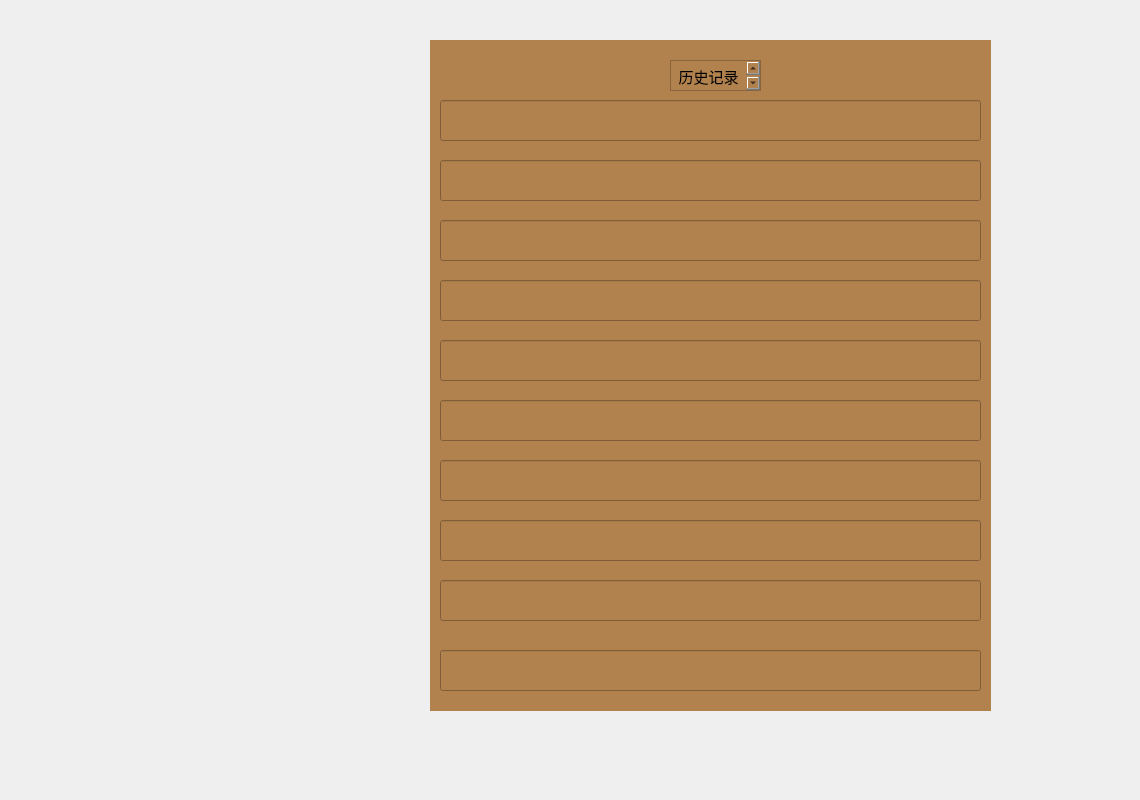
<?xml version="1.0" encoding="UTF-8"?>
<ui version="4.0">
 <class>Record</class>
 <widget class="QWidget" name="Record">
  <property name="geometry">
   <rect>
    <x>0</x>
    <y>0</y>
    <width>1140</width>
    <height>800</height>
   </rect>
  </property>
  <property name="windowTitle">
   <string>Form</string>
  </property>
  <widget class="QPushButton" name="backHome2">
   <property name="geometry">
    <rect>
     <x>50</x>
     <y>660</y>
     <width>101</width>
     <height>101</height>
    </rect>
   </property>
   <property name="styleSheet">
    <string notr="true">background:transparent</string>
   </property>
   <property name="text">
    <string/>
   </property>
   <property name="icon">
    <iconset resource="background.qrc">
     <normaloff>:/InGame/menu.png</normaloff>:/InGame/menu.png</iconset>
   </property>
   <property name="iconSize">
    <size>
     <width>100</width>
     <height>100</height>
    </size>
   </property>
   <property name="flat">
    <bool>true</bool>
   </property>
  </widget>
  <widget class="QWidget" name="widget" native="true">
   <property name="geometry">
    <rect>
     <x>430</x>
     <y>40</y>
     <width>561</width>
     <height>671</height>
    </rect>
   </property>
   <property name="styleSheet">
    <string notr="true">background-color:rgb(178,130,78)</string>
   </property>
   <widget class="QLineEdit" name="Record1">
    <property name="geometry">
     <rect>
      <x>10</x>
      <y>60</y>
      <width>541</width>
      <height>41</height>
     </rect>
    </property>
    <property name="styleSheet">
     <string notr="true">background-color:rgb(178,130,78)</string>
    </property>
   </widget>
   <widget class="QLineEdit" name="Record2">
    <property name="geometry">
     <rect>
      <x>10</x>
      <y>120</y>
      <width>541</width>
      <height>41</height>
     </rect>
    </property>
   </widget>
   <widget class="QLineEdit" name="Record3">
    <property name="geometry">
     <rect>
      <x>10</x>
      <y>180</y>
      <width>541</width>
      <height>41</height>
     </rect>
    </property>
   </widget>
   <widget class="QLineEdit" name="Record4">
    <property name="geometry">
     <rect>
      <x>10</x>
      <y>240</y>
      <width>541</width>
      <height>41</height>
     </rect>
    </property>
   </widget>
   <widget class="QLineEdit" name="Record5">
    <property name="geometry">
     <rect>
      <x>10</x>
      <y>300</y>
      <width>541</width>
      <height>41</height>
     </rect>
    </property>
   </widget>
   <widget class="QLineEdit" name="Record6">
    <property name="geometry">
     <rect>
      <x>10</x>
      <y>360</y>
      <width>541</width>
      <height>41</height>
     </rect>
    </property>
   </widget>
   <widget class="QLineEdit" name="Record7">
    <property name="geometry">
     <rect>
      <x>10</x>
      <y>420</y>
      <width>541</width>
      <height>41</height>
     </rect>
    </property>
   </widget>
   <widget class="QLineEdit" name="Record8">
    <property name="geometry">
     <rect>
      <x>10</x>
      <y>480</y>
      <width>541</width>
      <height>41</height>
     </rect>
    </property>
   </widget>
   <widget class="QLineEdit" name="Record9">
    <property name="geometry">
     <rect>
      <x>10</x>
      <y>540</y>
      <width>541</width>
      <height>41</height>
     </rect>
    </property>
   </widget>
   <widget class="QLineEdit" name="Record10">
    <property name="geometry">
     <rect>
      <x>10</x>
      <y>610</y>
      <width>541</width>
      <height>41</height>
     </rect>
    </property>
   </widget>
   <widget class="QTextEdit" name="textEdit">
    <property name="geometry">
     <rect>
      <x>240</x>
      <y>20</y>
      <width>91</width>
      <height>31</height>
     </rect>
    </property>
    <property name="autoFillBackground">
     <bool>false</bool>
    </property>
    <property name="readOnly">
     <bool>true</bool>
    </property>
    <property name="html">
     <string>&lt;!DOCTYPE HTML PUBLIC &quot;-//W3C//DTD HTML 4.0//EN&quot; &quot;http://www.w3.org/TR/REC-html40/strict.dtd&quot;&gt;
&lt;html&gt;&lt;head&gt;&lt;meta name=&quot;qrichtext&quot; content=&quot;1&quot; /&gt;&lt;meta charset=&quot;utf-8&quot; /&gt;&lt;style type=&quot;text/css&quot;&gt;
p, li { white-space: pre-wrap; }
hr { height: 1px; border-width: 0; }
li.unchecked::marker { content: &quot;\2610&quot;; }
li.checked::marker { content: &quot;\2612&quot;; }
&lt;/style&gt;&lt;/head&gt;&lt;body style=&quot; font-family:'Microsoft YaHei UI'; font-size:9pt; font-weight:400; font-style:normal;&quot;&gt;
&lt;p align=&quot;center&quot; style=&quot; margin-top:0px; margin-bottom:0px; margin-left:0px; margin-right:0px; -qt-block-indent:0; text-indent:0px;&quot;&gt;&lt;span style=&quot; font-size:11pt;&quot;&gt;历史记录&lt;/span&gt;&lt;/p&gt;&lt;/body&gt;&lt;/html&gt;</string>
    </property>
   </widget>
  </widget>
  <widget class="QPushButton" name="thrash_b">
   <property name="geometry">
    <rect>
     <x>390</x>
     <y>30</y>
     <width>651</width>
     <height>20</height>
    </rect>
   </property>
   <property name="styleSheet">
    <string notr="true">background:transparent</string>
   </property>
   <property name="text">
    <string/>
   </property>
   <property name="icon">
    <iconset resource="background.qrc">
     <normaloff>:/InGame/top frame.png</normaloff>:/InGame/top frame.png</iconset>
   </property>
   <property name="iconSize">
    <size>
     <width>600</width>
     <height>100</height>
    </size>
   </property>
   <property name="flat">
    <bool>true</bool>
   </property>
  </widget>
  <widget class="QPushButton" name="thrash_b_2">
   <property name="geometry">
    <rect>
     <x>390</x>
     <y>700</y>
     <width>651</width>
     <height>20</height>
    </rect>
   </property>
   <property name="styleSheet">
    <string notr="true">background:transparent</string>
   </property>
   <property name="text">
    <string/>
   </property>
   <property name="icon">
    <iconset resource="background.qrc">
     <normaloff>:/InGame/top frame.png</normaloff>:/InGame/top frame.png</iconset>
   </property>
   <property name="iconSize">
    <size>
     <width>600</width>
     <height>100</height>
    </size>
   </property>
   <property name="flat">
    <bool>true</bool>
   </property>
  </widget>
  <zorder>widget</zorder>
  <zorder>backHome2</zorder>
  <zorder>thrash_b</zorder>
  <zorder>thrash_b_2</zorder>
 </widget>
 <resources>
  <include location="background.qrc"/>
 </resources>
 <connections/>
</ui>
